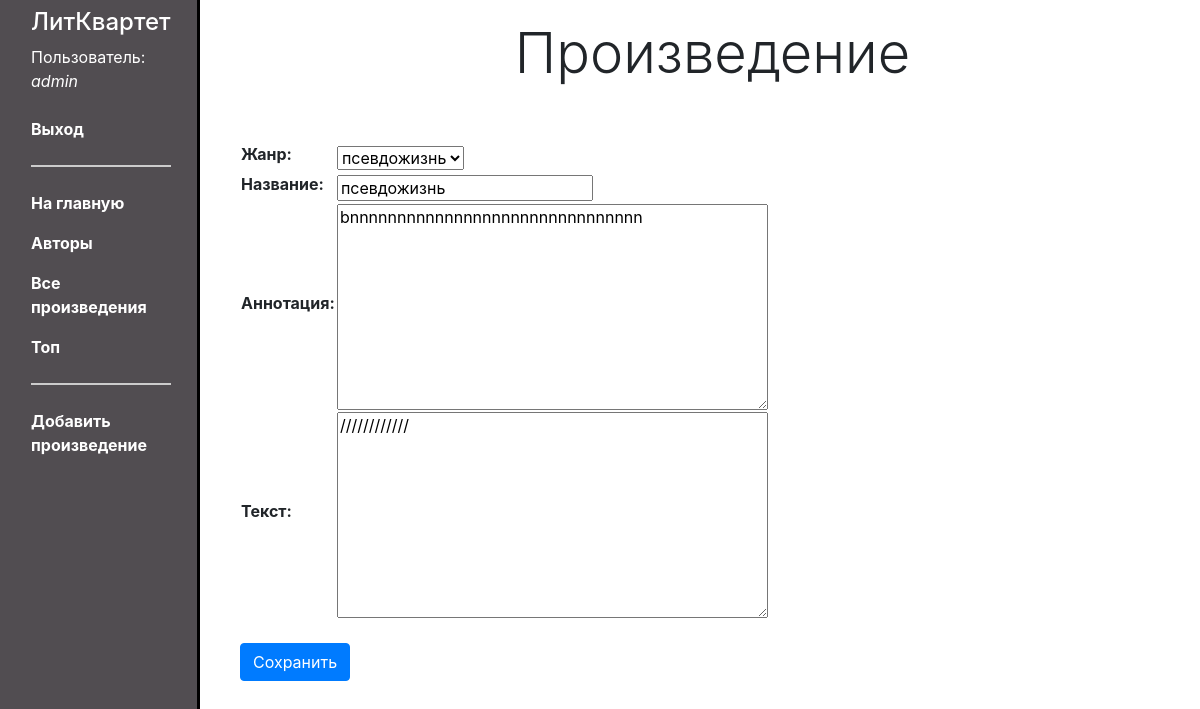
/writer/content/fb3a2988-7889-4b4a-ae0a-d42d10bb48ac/update/ (signed in), run on an earlier commit of the app's database.
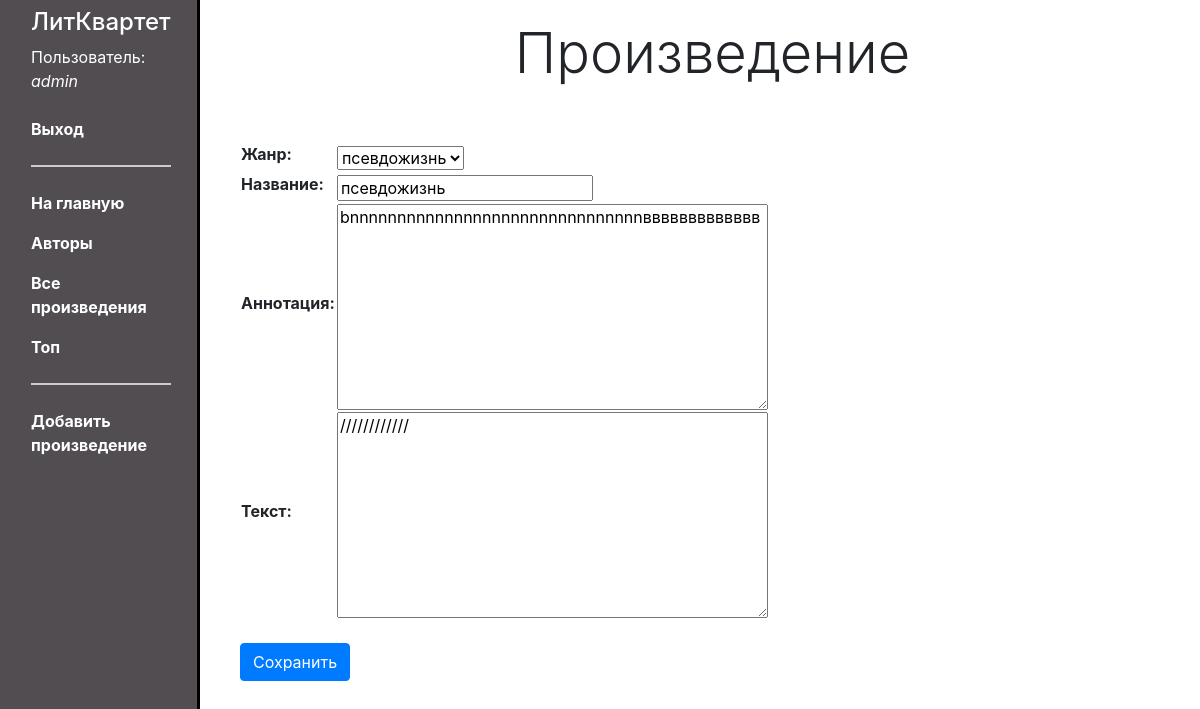
And on a later commit of the database.
### writer/models.py (models this page shows, shortened)
class Content(models.Model):
    id = models.UUIDField(primary_key=True, default=uuid.uuid4, help_text='Уникальный id для каждого произведения')
    author = models.ForeignKey(User, verbose_name='Автор', on_delete=models.CASCADE)
    ganre = models.ForeignKey('ContentType', on_delete=models.SET_NULL, null=True, verbose_name='Жанр')
    name = models.CharField('Название', max_length=200)
    description = models.TextField('Аннотация', max_length=500, null=True)
    data = models.TextField('Текст')

### writer/views.py (the view)
# urls.py: re_path(r'^content/(?P<pk>[0-9a-f]{8}-[0-9a-f]{4}-[0-9a-f]{4}-[0-9a-f]{4}-[0-9a-f]{12})/update/$', views.ContentUpdate.as_view(), name='content_update'),
class ContentUpdate(LoginRequiredMixin, generic.UpdateView):
    model = Content
    fields = ['ganre','name','description','data' ]
    def dispatch(self, request, *args, **kwargs):
        self.object = self.get_object()
        if self.object.author != self.request.user:
            return redirect('index')
        return super().dispatch(request, *args, **kwargs)

### writer/models.py (called while the page is built)
    def __str__(self):
        return self.name

### writer/templates/writer/content_form.html (shortened to what this page needs)
{% extends "base_generic.html" %}
{% block content %}
<h2 class="display-4">Произведение</h2>
<br>
<br>
<form action="" method="post">
    <table>
    {{ form.as_table }}
    </table>
    <br>
    <input type="submit" class="btn btn-primary" value="Сохранить" />
</form>
{% endblock %}

What changed in the data, as far as the page shows it:
changed Content "псевдожизнь": description "bnnnnnnnnnnnnnnnnnnnnnnnnnnnnnnn" → "bnnnnnnnnnnnnnnnnnnnnnnnnnnnnnnnввввввввввввв"
